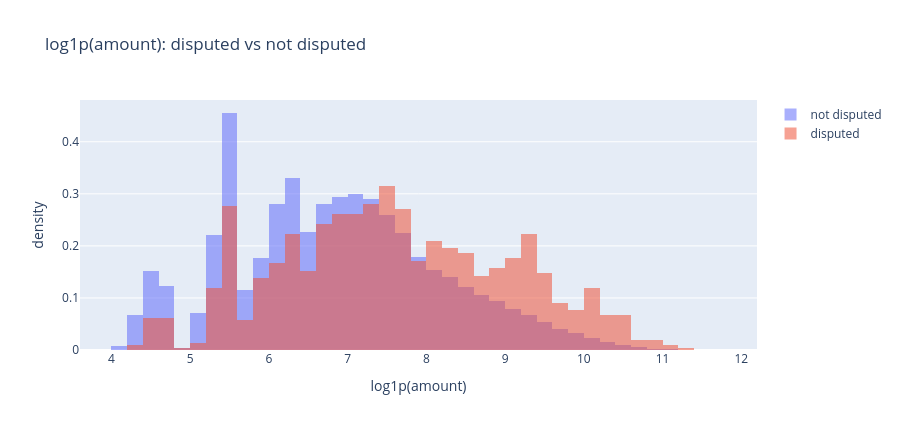

The notebook cell this image was saved under:
### Markdown cell above
## Chart 4: amount distribution

### Code cell
fig = go.Figure()
for label, sub in [("not disputed", eda.loc[eda.is_disputed == 0]),
                   ("disputed",     eda.loc[eda.is_disputed == 1])]:
    fig.add_trace(go.Histogram(
        x=np.log1p(sub["amount"]), name=label,
        histnorm="probability density", opacity=0.55, nbinsx=60,
    ))
fig.update_layout(barmode="overlay", title="log1p(amount): disputed vs not disputed",
                  xaxis_title="log1p(amount)", yaxis_title="density", height=430)
fig.show()

desc = eda.groupby("is_disputed")["amount"].describe()[["count", "mean", "50%", "max"]]
print(desc.to_string())
print(f"\nraw amount skew     : {eda['amount'].skew():.2f}")
print(f"log1p(amount) skew  : {np.log1p(eda['amount']).skew():.2f}")

### Figure 1 — Plotly figure (JSON) as saved in the notebook; plotly's stock layout.template omitted (floating-point values rounded to 4 significant figures; data arrays with more than 128 entries replaced by an {"elided": "..."} marker saying what was removed)
{"data": [{"histnorm": "probability density", "name": "not disputed", "nbinsx": 60, "opacity": 0.55, "type": "histogram", "x": {"elided": "118927 float values"}}, {"histnorm": "probability density", "name": "disputed", "nbinsx": 60, "opacity": 0.55, "type": "histogram", "x": {"elided": "1050 float values"}}], "layout": {"barmode": "overlay", "height": 430, "title": {"text": "log1p(amount): disputed vs not disputed"}, "xaxis": {"title": {"text": "log1p(amount)"}}, "yaxis": {"title": {"text": "density"}}}}
